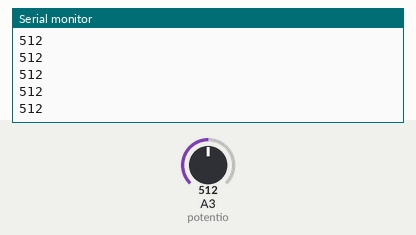
A sketch run on a simulated Arduino Uno, built with avr-gcc and run on an emulated ATmega328P. On the bench: the last lines printed to the serial monitor. Inputs (shaded band) come from the test bench; at power-on: A3 (potentio) = 512.

Above: at 1.2 s.
1.3 s: A3 (potentio) set to 716
At 2.1 s:
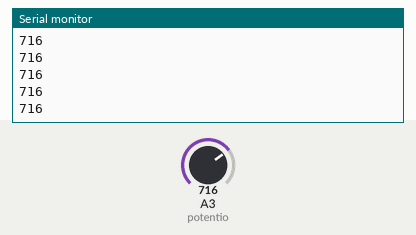
2.8 s: A3 (potentio) set to 900
At 3.7 s:
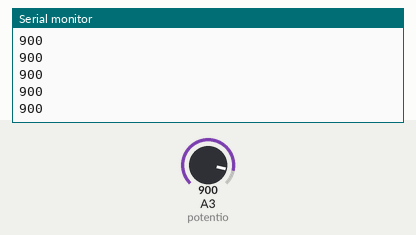
Timing chart, 0 to 5.8 s (numbered marks = the images above; inputs shaded):
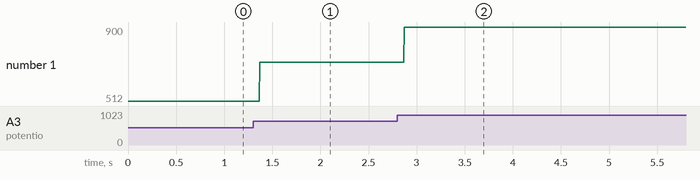

Measured:
- after the input at 1.3 s, the serial monitor: prints a new line after 0.07 s (image 1)
- after the input at 2.8 s, the serial monitor: prints a new line after 0.07 s (image 2)
- plotted number 1: 512 → 716 after the input at 1.3 s, 716 → 900 after the input at 2.8 s

The sketch:

Hamdi_Potentiometer.ino
```cpp
int potentio = A3;

void setup() {
  // put your setup code here, to run once:
  Serial.begin(9600);
  pinMode(potentio, INPUT);

}

void loop() {
  // put your main code here, to run repeatedly:
  int val;

  val = analogRead(potentio);
  Serial.println(val);

}
```
